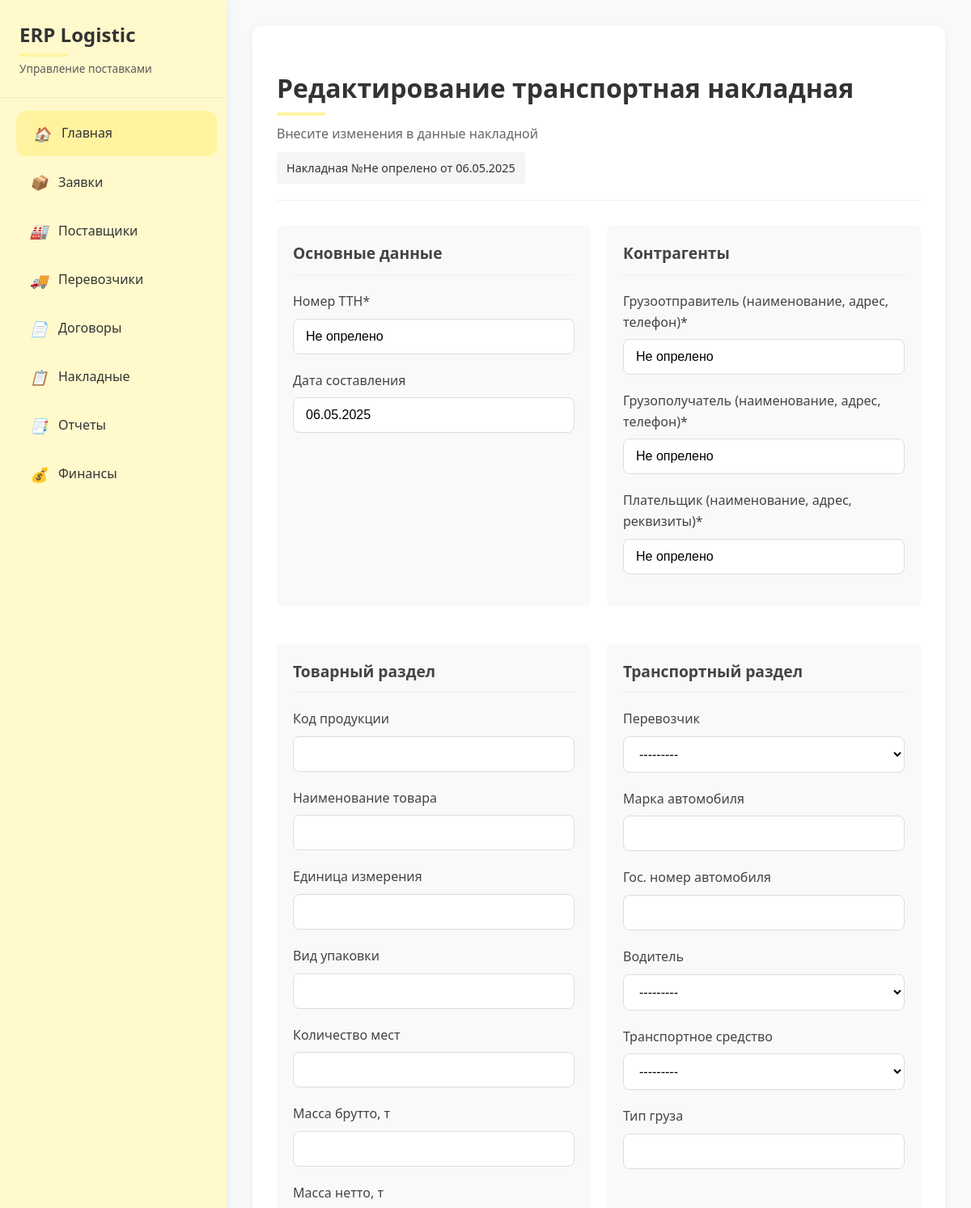
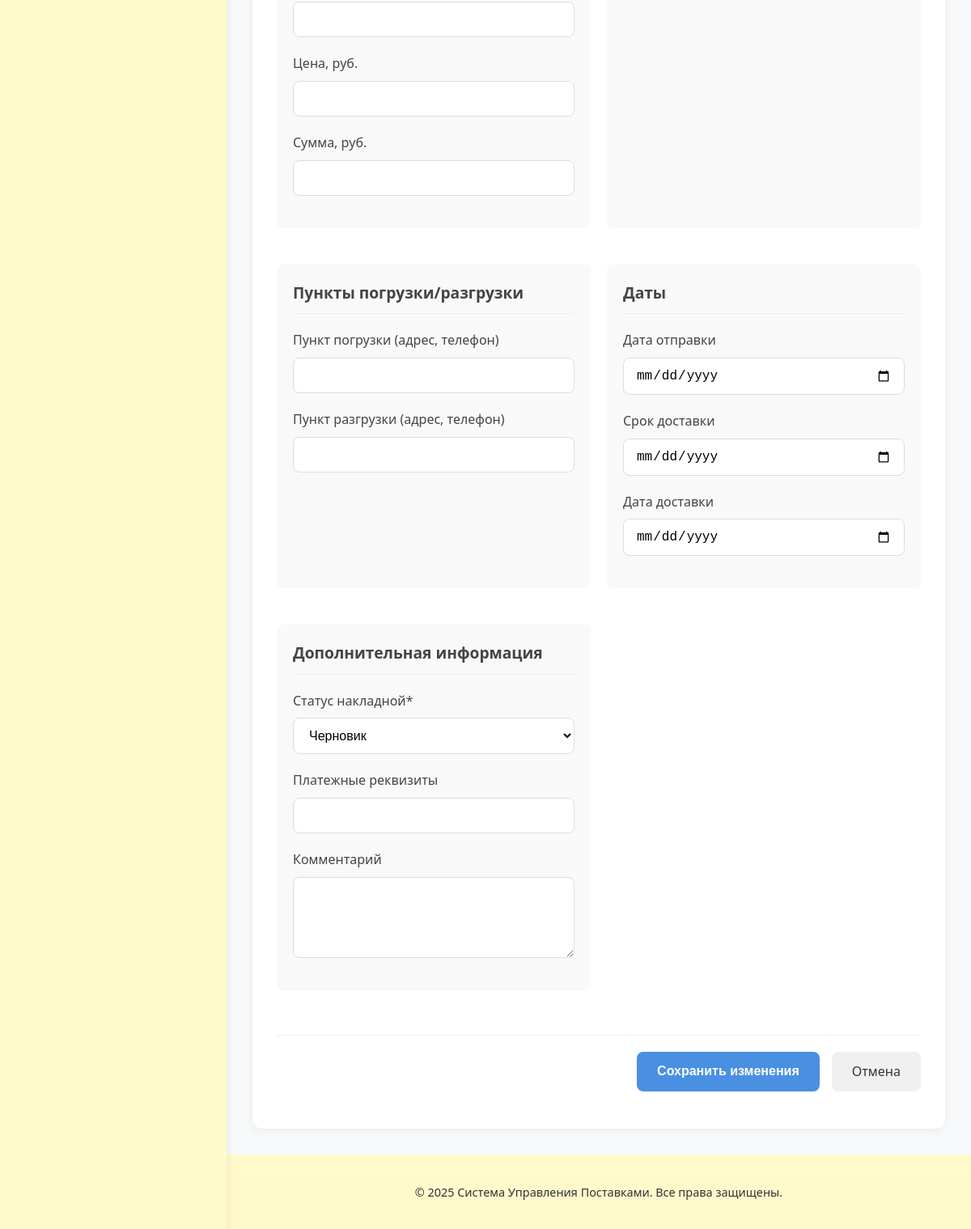
/накладные/1/update/ (signed in), run on the app's committed database (2 pictures, top to bottom).
### supply_chain/models.py (models this page shows, shortened)
class ТранспортнаяНакладная(models.Model):
    номер = models.CharField(
        max_length=50,
        unique=True,
        verbose_name="Номер ТТН"
    )
    дата_составления = models.DateField(
        auto_now_add=True,
        verbose_name="Дата составления"
    )
    грузоотправитель = models.CharField(
        max_length=200,
        verbose_name="Грузоотправитель (наименование, адрес, телефон)"
    )
    грузополучатель = models.CharField(
        max_length=200,
        verbose_name="Грузополучатель (наименование, адрес, телефон)"
    )
    плательщик = models.CharField(
        max_length=200,
        verbose_name="Плательщик (наименование, адрес, реквизиты)"
    )
    код_продукции = models.CharField(
        max_length=50,
        verbose_name="Код продукции",
        blank=True,
        null=True
    )
    наименование = models.CharField(
        max_length=100,
        verbose_name="Наименование товара",
        blank=True,
        null=True
    )
    единица_измерения = models.CharField(
        max_length=10,
        verbose_name="Единица измерения",
        blank=True,
        null=True
    )
    вид_упаковки = models.CharField(
        max_length=50,
        verbose_name="Вид упаковки",
        blank=True,
        null=True
    )
    количество_мест = models.PositiveIntegerField(
        verbose_name="Количество мест",
        blank=True,
        null=True
    )
    масса_брутто = models.DecimalField(
        max_digits=10,
        decimal_places=3,
        verbose_name="Масса брутто, т",
        blank=True,
        null=True
    )
    масса_нетто = models.DecimalField(
        max_digits=10,
        decimal_places=3,
        verbose_name="Масса нетто, т",
        blank=True,
        null=True
    )
    цена = models.DecimalField(
        max_digits=10,
        decimal_places=2,
        verbose_name="Цена, руб.",
        blank=True,
        null=True
    )
    сумма = models.DecimalField(
        max_digits=10,
        decimal_places=2,
        verbose_name="Сумма, руб.",
        blank=True,
        null=True
    )
    перевозчик = models.ForeignKey(Перевозчик, on_delete=models.CASCADE)
    автомобиль_марка = models.CharField(
        max_length=50,
        verbose_name="Марка автомобиля",
        blank=True,
        null=True
    )
    автомобиль_гос_номер = models.CharField(
        max_length=20,
        verbose_name="Гос. номер автомобиля",
        blank=True,
        null=True
    )
    водитель_фио = models.ForeignKey(Водитель, on_delete=models.SET_NULL, null=True, blank=True, verbose_name="Водитель")
    транспортное_средство = models.ForeignKey(
        ТранспортноеСредство,
        on_delete=models.SET_NULL,
        null=True,
        blank=True,
        verbose_name="Транспортное средство"
    )
    перевозчик = models.ForeignKey(Перевозчик, on_delete=models.SET_NULL, null=True, blank=True, verbose_name="Перевозчик")
    пункт_погрузки = models.CharField(
        max_length=200,
        verbose_name="Пункт погрузки (адрес, телефон)",
        blank=True,
        null=True
    )
    пункт_разгрузки = models.CharField(
        max_length=200,
        verbose_name="Пункт разгрузки (адрес, телефон)",
        blank=True,
        null=True
    )
    срок_доставки = models.DateField(
        verbose_name="Срок доставки",
        blank=True,
        null=True
    )
    статус = models.CharField(
        max_length=20,
        choices=[('draft', 'Черновик'), ('active', 'Активна'), ('completed', 'Завершена'), ('canceled', 'Аннулирована')],
        default='draft',
        verbose_name="Статус накладной"
    )
    дата_отправки = models.DateField(
        verbose_name="Дата отправки",
        blank=True,
        null=True
    )
    дата_доставки = models.DateField(
        verbose_name="Дата доставки",
        blank=True,
        null=True
    )
    тип_груза = models.CharField(
        max_length=100,
        verbose_name="Тип груза",
        blank=True,
        null=True
    )
    платежные_реквизиты = models.CharField(
        max_length=200,
        verbose_name="Платежные реквизиты",
        blank=True,
        null=True
    )
    комментарий = models.TextField(
        verbose_name="Комментарий",
        blank=True,
        null=True
    )
    class Meta:
        verbose_name = "Транспортная накладная"
        verbose_name_plural = "Транспортные накладные"
        ordering = ['-дата_составления']
        indexes = [
            models.Index(fields=['номер']),
            models.Index(fields=['дата_составления']),
            models.Index(fields=['статус']),
        ]

### supply_chain/models.py (called while the page is built)
    def __str__(self):
        return f"{self.название} ({self.гос_номер})"

### supply_chain/templates/supply_chain/транспортная_накладная_form.html (shortened to what this page needs)
{% extends 'supply_chain/base.html' %}
{% block content %}
    <div class="form-container">
        <div class="form-header">
            <h1>{% if form.instance.pk %}Редактирование{% else %}Новая{% endif %} транспортная накладная</h1>
            <p class="form-subtitle">
                {% if form.instance.pk %}
                    Внесите изменения в данные накладной
                {% else %}
                    Заполните информацию о новой транспортной накладной
                {% endif %}
            </p>
            {% if form.instance.pk and form.instance.дата_составления %}
                <div class="existing-info">
                    <span>Накладная №{{ form.instance.номер }} от {{ form.instance.дата_составления|date:"d.m.Y" }}</span>
                </div>
            {% endif %}
        </div>
        <form method="post" class="transport-invoice-form" enctype="multipart/form-data">
            <div class="form-grid">
                <div class="form-section">
                    <h2 class="section-title">Основные данные</h2>
                    {% include 'supply_chain/form_field.html' with field=form.номер %}
                    {% if form.instance.pk %}
                        <div class="form-group">
                            <label>Дата составления</label>
                            <input type="text" value="{{ form.instance.дата_составления|date:'d.m.Y' }}" class="form-control" readonly>
                        </div>
                    {% endif %}
                </div>
                <div class="form-section">
                    <h2 class="section-title">Контрагенты</h2>
                    {% include 'supply_chain/form_field.html' with field=form.грузоотправитель %}
                    {% include 'supply_chain/form_field.html' with field=form.грузополучатель %}
                    {% include 'supply_chain/form_field.html' with field=form.плательщик %}
                </div>
                <div class="form-section">
                    <h2 class="section-title">Товарный раздел</h2>
                    {% include 'supply_chain/form_field.html' with field=form.код_продукции %}
                    {% include 'supply_chain/form_field.html' with field=form.наименование %}
                    {% include 'supply_chain/form_field.html' with field=form.единица_измерения %}
                    {% include 'supply_chain/form_field.html' with field=form.вид_упаковки %}
                    {% include 'supply_chain/form_field.html' with field=form.количество_мест %}
                    {% include 'supply_chain/form_field.html' with field=form.масса_брутто %}
                    {% include 'supply_chain/form_field.html' with field=form.масса_нетто %}
                    {% include 'supply_chain/form_field.html' with field=form.цена %}
                    {% include 'supply_chain/form_field.html' with field=form.сумма %}
                </div>
                <div class="form-section">
                    <h2 class="section-title">Транспортный раздел</h2>
                    {% include 'supply_chain/form_field.html' with field=form.перевозчик %}
                    {% include 'supply_chain/form_field.html' with field=form.автомобиль_марка %}
                    {% include 'supply_chain/form_field.html' with field=form.автомобиль_гос_номер %}
                    {% include 'supply_chain/form_field.html' with field=form.водитель_фио %}
                    {% include 'supply_chain/form_field.html' with field=form.транспортное_средство %}
                    {% include 'supply_chain/form_field.html' with field=form.тип_груза %}
                </div>
                <div class="form-section">
                    <h2 class="section-title">Пункты погрузки/разгрузки</h2>
                    {% include 'supply_chain/form_field.html' with field=form.пункт_погрузки %}
                    {% include 'supply_chain/form_field.html' with field=form.пункт_разгрузки %}
                </div>
                <div class="form-section">
                    <h2 class="section-title">Даты</h2>
                    {% include 'supply_chain/form_field.html' with field=form.дата_отправки %}
                    {% include 'supply_chain/form_field.html' with field=form.срок_доставки %}
                    {% include 'supply_chain/form_field.html' with field=form.дата_доставки %}
                </div>
                <div class="form-section">
                    <h2 class="section-title">Дополнительная информация</h2>
                    {% include 'supply_chain/form_field.html' with field=form.статус %}
                    {% include 'supply_chain/form_field.html' with field=form.платежные_реквизиты %}
                    {% include 'supply_chain/form_field.html' with field=form.комментарий %}
                </div>
            </div>
            <div class="form-actions">
                <button type="submit" class="submit-btn">
                    {% if form.instance.pk %}Сохранить изменения{% else %}Создать накладную{% endif %}
                </button>
                <a href="{% url 'транспортная_накладная_list' %}" class="cancel-btn">Отмена</a>
            </div>
        </form>
    </div>
{% endblock %}

### supply_chain/templates/supply_chain/form_field.html (shortened to what this page needs)
<div class="form-group">
    <label for="{{ field.id_for_label }}">{{ field.label }}{% if field.field.required %}*{% endif %}</label>
    {{ field }}
</div>

### supply_chain/templates/supply_chain/base.html (style rules this page uses)
body { margin: 0; padding: 0; font-family: 'Segoe UI', Roboto, -apple-system, BlinkMacSystemFont, sans-serif; background-color: #f8f9fa; color: var(--text-dark); line-height: 1.6; }
h1, h2, h3 { color: var(--text-dark); font-weight: 600; }
h1 { font-size: 2rem; margin-bottom: 1.5rem; position: relative; padding-bottom: 0.5rem; }
h1:after { content: ''; position: absolute; bottom: 0; left: 0; width: 60px; height: 4px; background: var(--primary-hover); border-radius: 2px; }

### supply_chain/templates/supply_chain/транспортная_накладная_form.html (style rules this page uses)
.form-container { max-width: 1200px; margin: 0 auto; padding: 30px; background: white; border-radius: 12px; box-shadow: 0 4px 12px rgba(0,0,0,0.05); }
.form-header { margin-bottom: 30px; padding-bottom: 20px; border-bottom: 1px solid #f0f0f0; }
.form-header h1 { font-size: 2rem; color: #333; margin-bottom: 10px; font-weight: 600; }
.form-subtitle { color: #666; font-size: 1rem; margin: 0; }
.existing-info { margin-top: 10px; padding: 8px 12px; background: #f5f5f5; border-radius: 4px; display: inline-block; font-size: 0.9rem; }
.form-section { margin-bottom: 25px; padding: 20px; background: #f9f9f9; border-radius: 8px; }
.section-title { font-size: 1.2rem; color: #444; margin-top: 0; margin-bottom: 20px; padding-bottom: 10px; border-bottom: 1px solid #eee; }
.form-grid { display: grid; grid-template-columns: repeat(auto-fill, minmax(350px, 1fr)); gap: 20px; margin-bottom: 30px; }
.form-group { margin-bottom: 20px; }
.form-group label { display: block; margin-bottom: 8px; font-weight: 500; color: #444; }
.form-group label:after { content: '*'; color: #d32f2f; margin-left: 4px; display: none; }
.form-group input, .form-group select, .form-group textarea { width: 100%; padding: 12px 15px; border: 1px solid #ddd; border-radius: 8px; font-size: 1rem; transition: all 0.3s ease; background-color: #fff; }
.form-group textarea { min-height: 100px; resize: vertical; }
.form-actions { display: flex; gap: 15px; margin-top: 30px; padding-top: 20px; border-top: 1px solid #f0f0f0; justify-content: flex-end; }
.submit-btn { background-color: #4a90e2; color: white; padding: 12px 25px; border-radius: 8px; font-weight: 600; border: none; cursor: pointer; font-size: 1rem; transition: all 0.3s ease; }
.cancel-btn { padding: 12px 25px; border-radius: 8px; font-weight: 500; text-decoration: none; color: #333; background-color: #f0f0f0; transition: all 0.3s ease; }

### data on the page
ТранспортнаяНакладная: instance.номер "Не опрелено", instance.дата_составления "06.05.2025", номер "Не опрелено", грузоотправитель "Не опрелено", грузополучатель "Не опрелено", плательщик "Не опрелено", перевозчик "---------", водитель_фио "---------", транспортное_средство "---------", статус "Черновик"
